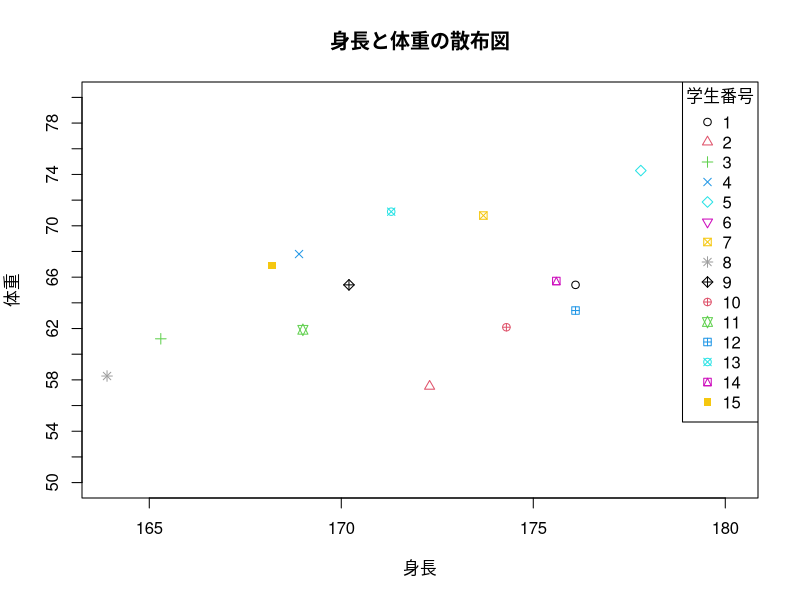

Generate this figure with R:
# データの準備
x <- c(176.1, 172.3, 165.3, 168.9, 177.8, 180.2, 173.7, 163.9, 170.2, 174.3, 169, 176.1, 171.3, 175.6, 168.2)
y <- c(65.4, 57.5, 61.2, 67.8, 74.3, 73.6, 70.8, 58.3, 65.4, 62.1, 61.9, 63.4, 71.1, 65.7, 66.9)
students <- c(1:15)  # 学生の番号

# グラフの作成
plot(x, y, pch = students, col = students, ylim=c(50, 80), yaxp=c(50, 80,15),xlab = "身長", ylab = "体重", main = "身長と体重の散布図")

# 凡例の追加（学生の番号）
legend("topright", legend = students, pch = students, col = students, title = "学生番号")

